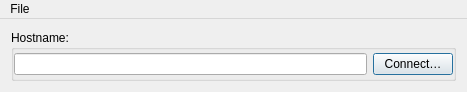
<?xml version="1.0" encoding="UTF-8"?>
<ui version="4.0">
 <class>MainWindow</class>
 <widget class="QMainWindow" name="MainWindow">
  <property name="geometry">
   <rect>
    <x>0</x>
    <y>0</y>
    <width>467</width>
    <height>92</height>
   </rect>
  </property>
  <property name="windowTitle">
   <string>Connect to server</string>
  </property>
  <widget class="QWidget" name="centralWidget">
   <layout class="QGridLayout" name="gridLayout">
    <item row="0" column="0">
     <widget class="QGroupBox" name="groupBox">
      <property name="title">
       <string>Hostname:</string>
      </property>
      <property name="flat">
       <bool>true</bool>
      </property>
      <layout class="QGridLayout" name="gridLayout_2">
       <property name="margin">
        <number>0</number>
       </property>
       <item row="0" column="0">
        <widget class="QLineEdit" name="hostAddress">
         <property name="placeholderText">
          <string/>
         </property>
        </widget>
       </item>
       <item row="0" column="1">
        <widget class="QPushButton" name="connectButton">
         <property name="text">
          <string>Connect…</string>
         </property>
         <property name="autoDefault">
          <bool>true</bool>
         </property>
         <property name="default">
          <bool>true</bool>
         </property>
        </widget>
       </item>
      </layout>
      <zorder>hostAddress</zorder>
      <zorder>connectButton</zorder>
      <zorder>connectButton</zorder>
      <zorder>hostAddress</zorder>
     </widget>
    </item>
   </layout>
  </widget>
  <widget class="QMenuBar" name="menuBar">
   <property name="geometry">
    <rect>
     <x>0</x>
     <y>0</y>
     <width>467</width>
     <height>22</height>
    </rect>
   </property>
   <widget class="QMenu" name="menuFile">
    <property name="title">
     <string>File</string>
    </property>
    <addaction name="actionQuit"/>
   </widget>
   <addaction name="menuFile"/>
  </widget>
  <action name="actionQuit">
   <property name="text">
    <string>Quit</string>
   </property>
   <property name="shortcut">
    <string>Ctrl+Q</string>
   </property>
  </action>
 </widget>
 <layoutdefault spacing="6" margin="11"/>
 <resources/>
 <connections>
  <connection>
   <sender>actionQuit</sender>
   <signal>triggered()</signal>
   <receiver>MainWindow</receiver>
   <slot>close()</slot>
   <hints>
    <hint type="sourcelabel">
     <x>-1</x>
     <y>-1</y>
    </hint>
    <hint type="destinationlabel">
     <x>233</x>
     <y>45</y>
    </hint>
   </hints>
  </connection>
 </connections>
</ui>
